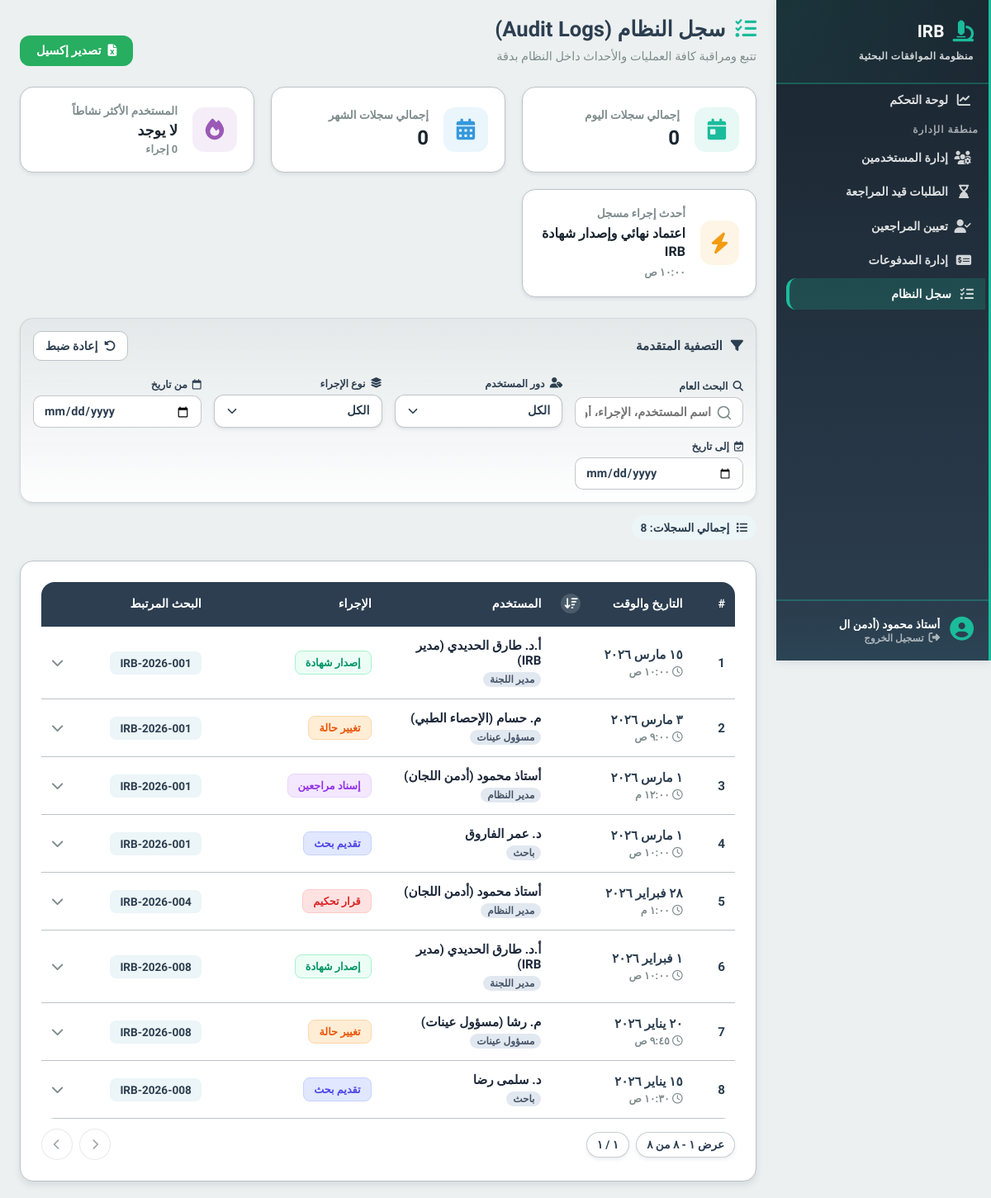
/features/admin/system_logs.php (signed in), run on the app's committed database.
### tables this page shows
CREATE TABLE logs (
    id INT AUTO_INCREMENT PRIMARY KEY,
    application_id INT,
    user_id INT,
    action VARCHAR(255),
    type VARCHAR(50) NULL,
    created_at TIMESTAMP DEFAULT CURRENT_TIMESTAMP,
    FOREIGN KEY (application_id) REFERENCES applications(id) ON DELETE SET NULL,
    FOREIGN KEY (user_id) REFERENCES users(id)
);

CREATE TABLE users (
    id INT AUTO_INCREMENT PRIMARY KEY,
    role ENUM('student','admin','sample_officer','reviewer','manager','super_admin') NOT NULL,
    full_name VARCHAR(255),
    email VARCHAR(255) UNIQUE,
    password_hash VARCHAR(255),
    national_id VARCHAR(20),
    phone_number VARCHAR(20),
    faculty VARCHAR(150),
    department VARCHAR(150),
    id_front_url VARCHAR(255),
    id_back_url VARCHAR(255),
    is_active BOOLEAN DEFAULT FALSE,
    created_at TIMESTAMP DEFAULT CURRENT_TIMESTAMP
);

CREATE TABLE applications (
    id INT AUTO_INCREMENT PRIMARY KEY,
    student_id INT,
    serial_number VARCHAR(50) UNIQUE,
    title TEXT,
    principal_investigator VARCHAR(255),
    co_investigators JSON,
    current_stage ENUM(
        'pending_admin', 'awaiting_initial_payment', 'awaiting_sample_calc',
        'awaiting_sample_payment', 'under_review','approved_by_reviewer','approved', 'rejected'
    ) DEFAULT 'pending_admin',
    is_blinded BOOLEAN DEFAULT TRUE,
    created_at TIMESTAMP DEFAULT CURRENT_TIMESTAMP,
    updated_at TIMESTAMP DEFAULT CURRENT_TIMESTAMP ON UPDATE CURRENT_TIMESTAMP,
    FOREIGN KEY (student_id) REFERENCES users(id) ON DELETE CASCADE,
    INDEX(student_id),
    INDEX(current_stage)
);

### features/admin/system_logs.php (the view, shortened to what the rows shown need)
<?php
require_once '../../init.php';
require_once '../../includes/irb_helpers.php';
require_once '../../classes/SystemLogs.php';
$dbobj = new Database();
$systemLogs = new SystemLogs($dbobj->getconn());
$logs = $systemLogs->getAllLogs();
$roleTranslations = [
    'admin' => 'مدير النظام',
    'manager' => 'مدير اللجنة',
    'reviewer' => 'مراجع',
    'sample_officer' => 'مسؤول عينات',
    'student' => 'باحث',
    'super_admin' => 'مدير عام'
];
?>
<!DOCTYPE html>
<html lang="ar" dir="rtl">
<head>
    <link rel="stylesheet" href="https://cdnjs.cloudflare.com/ajax/libs/font-awesome/6.4.0/css/all.min.css">
    <link rel="stylesheet" href="/irb-digital-system/includes/style.css">
    <link rel="stylesheet" href="/irb-digital-system/assets/css/global.css">
    <link rel="stylesheet" href="/irb-digital-system/assets/css/irb-select.css">
    <link rel="stylesheet" href="/irb-digital-system/assets/css/irb-pagination.css">
</head>
<body>
    <div class="content">
        <div class="page-header">
            <div>
                <h2 class="page-title"><i class="fa-solid fa-list-check"></i> سجل النظام (Audit Logs)</h2>
            </div>
        </div>
        <div class="data-card">
            <div class="table-wrap">
                <table class="data-table" id="logsTable">
                    <thead>
                        <tr>
                            <th width="5%">#</th>
                            <th width="15%" class="sortable-header">
                                <button type="button" id="dateSortHeader" class="sortable-button" aria-label="ترتيب حسب الوقت">
                                    <span>التاريخ والوقت</span>
                                    <span class="sort-direction" id="dateSortIcon"><i class="fa-solid fa-arrow-down-wide-short"></i></span>
                                </button>
                            </th>
                            <th width="20%">المستخدم</th>
                            <th width="20%">الإجراء</th>
                            <th width="15%">البحث المرتبط</th>
                            <th width="5%"></th>
                        </tr>
                    </thead>
                    <tbody id="logsTableBody">
                        <?php if (empty($logs)): ?>
                            <tr><td colspan="6"><div class="no-results" style="display:block;"><i class="fa-solid fa-folder-open"></i><p style="font-weight:700;font-size:1.05rem;">لا توجد أي سجلات</p></div></td></tr>
                        <?php else: ?>
                            <?php foreach ($logs as $index => $row):
                                $userRole = $row['role'] ? ($roleTranslations[$row['role']] ?? $row['role']) : 'نظام';
                                $userName = $row['full_name'] ? $row['full_name'] : 'النظام الآلي';
                                $searchBlob = strtolower($userName . ' ' . $row['action'] . ' ' . $row['serial_number']);
                                $rawDate = date('Y-m-d', strtotime($row['created_at']));
                            ?>
                                <tr class="main-row"
                                    data-search="<?= htmlspecialchars($searchBlob) ?>"
                                    data-role="<?= $row['role'] ?? 'system' ?>"
                                    data-type="<?= $row['action_type'] ?>"
                                    data-date="<?= htmlspecialchars($rawDate) ?>"
                                    data-sortdate="<?= $row['created_at'] ?>"
                                    onclick="toggleRow(this)">
                                    <td><strong><?= $index + 1 ?></strong></td>
                                    <td>
                                        <div class="date-cell">
                                            <span><?= htmlspecialchars(irb_format_arabic_date($row['created_at'])) ?></span>
                                            <small><i class="fa-regular fa-clock"></i> <?= htmlspecialchars(irb_format_arabic_time($row['created_at'])) ?></small>
                                        </div>
                                    </td>
                                    <td>
                                        <div class="name"><?= htmlspecialchars($userName) ?></div>
                                        <div class="role-badge"><?= $userRole ?></div>
                                    </td>
                                    <td>
                                        <span class="<?= $row['badge_class'] ?>">
                                            <?= htmlspecialchars($row['action_label']) ?>
                                        </span>
                                    </td>
                                    <td>
                                        <?php if($row['serial_number']): ?>
                                            <a href="/irb-digital-system/features/admin/application_details.php?id=<?= $row['application_id'] ?>" class="badge-serial" onclick="event.stopPropagation()">
                                                <?= htmlspecialchars($row['serial_number']) ?>
                                            </a>
                                        <?php else: ?>
                                            <span style="color:var(--text-muted); font-weight:800;">—</span>
                                        <?php endif; ?>
                                    </td>
                                    <td style="text-align:left;"><i class="fa-solid fa-chevron-down chevron-icon"></i></td>
                                </tr>
                            <?php endforeach; ?>
                        <?php endif; ?>
                    </tbody>
                </table>
            </div>
        </div>
    </div>
</body>
</html>

### data on the page
logs: created_at "١٥ مارس ٢٠٢٦", created_at "١٠:٠٠ ص", user.full_name "أ.د. طارق الحديدي (مدير IRB)", user.role "مدير اللجنة", action_label "إصدار شهادة", application.serial_number "IRB-2026-001"
logs: created_at "٣ مارس ٢٠٢٦", created_at "٩:٠٠ ص", user.full_name "م. حسام (الإحصاء الطبي)", user.role "مسؤول عينات", action_label "تغيير حالة", application.serial_number "IRB-2026-001"
logs: created_at "١ مارس ٢٠٢٦", created_at "١٢:٠٠ م", user.full_name "أستاذ محمود (أدمن اللجان)", user.role "مدير النظام", action_label "إسناد مراجعين", application.serial_number "IRB-2026-001"
logs: created_at "١ مارس ٢٠٢٦", created_at "١٠:٠٠ ص", user.full_name "د. عمر الفاروق", user.role "باحث", action_label "تقديم بحث", application.serial_number "IRB-2026-001"
logs: created_at "٢٨ فبراير ٢٠٢٦", created_at "١:٠٠ م", user.full_name "أستاذ محمود (أدمن اللجان)", user.role "مدير النظام", action_label "قرار تحكيم", application.serial_number "IRB-2026-004"
logs: created_at "١ فبراير ٢٠٢٦", created_at "١٠:٠٠ ص", user.full_name "أ.د. طارق الحديدي (مدير IRB)", user.role "مدير اللجنة", action_label "إصدار شهادة", application.serial_number "IRB-2026-008"
logs: created_at "٢٠ يناير ٢٠٢٦", created_at "٩:٤٥ ص", user.full_name "م. رشا (مسؤول عينات)", user.role "مسؤول عينات", action_label "تغيير حالة", application.serial_number "IRB-2026-008"
logs: created_at "١٥ يناير ٢٠٢٦", created_at "١٠:٣٠ ص", user.full_name "د. سلمى رضا", user.role "باحث", action_label "تقديم بحث", application.serial_number "IRB-2026-008"

### other printed values
mb_substr($_SESSION['full_name'], 0, 20, 'UTF-8') "أستاذ محمود (أدمن ال"
$summary['today'] "0"
$summary['this_month'] "0"
$summary['active_user']['name'] "لا يوجد"
$summary['active_user']['count'] "0"
$summary['last_action']['action'] "اعتماد نهائي وإصدار شهادة IRB"
irb_format_arabic_time($summary['last_action']['time']) "١٠:٠٠ ص"
count($logs) "8"
